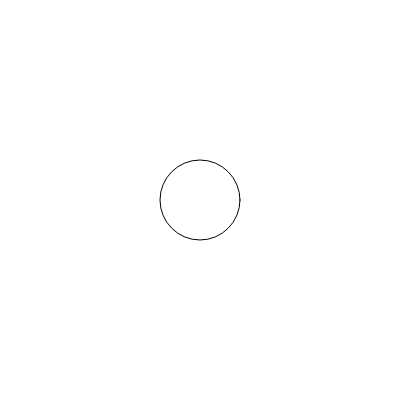
Frame 1 (no input)
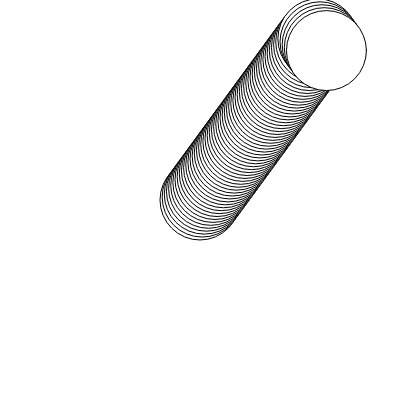
Frame 60 (no input)
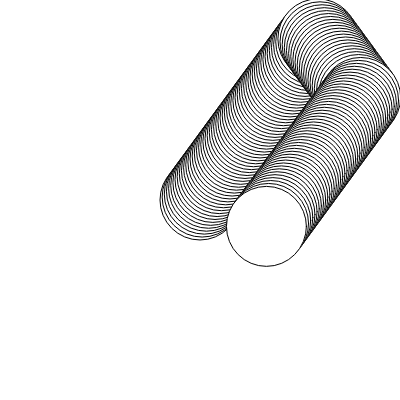
Frame 120 (the mouse pressed at the canvas centre since frame 60)

The p5.js sketch that drew these frames (run headless with seeded random() and noise() and a simulated clock; from frame 60 on, the mouse is pressed at the canvas centre):

// p5.js sketch
// ── sketch.js

let xPos = 200;
let yPos = 200;
let xSpeed = 3;
let ySpeed = 2;
let radius = 20;


function setup() {

  createCanvas(400, 400);

  // zahl = random(START, END); -> zufällige Zahl zwischen START und END
  // zahl = random(END); -> zufällige Zahl zwischen 0 und END
  xSpeed = random(-5, 5);
  ySpeed = random(-5, 5);
  radius = random(10, 50);

}

function draw() {
  //background(220);
  
  ellipse(xPos, yPos, radius * 2, radius * 2);

  xPos = xPos + xSpeed; 
  yPos += ySpeed;
  // Kurzschreibweise:
  // xPos += xSpeed;

  // Verknüpfungsoperatoren um Bedingungen zu verbinden
  // ConditionA && ConditionB -> UND -> wenn ConditionA UND ConditionB wahr sind
  // ConditionA || ConditionB -> ODER -> wenn ConditionA ODER ConditionB wahr ist
  // (Bei ODER dürfen auch beide Bedingungen wahr sein)

  /*if(xPos + radius >= width){
    xSpeed = -xSpeed;
  }
  if(xPos - radius <= 0){
    xSpeed = -xSpeed;
  }*/
  // wenn eine der beiden Fälle eintritt, dann soll die Richtung geändert werden
  if(xPos + radius >= width  ||  xPos - radius <= 0){
    xSpeed = -xSpeed;
  }

  /*if(yPos + radius >= height){  
    ySpeed = -ySpeed;
  }
  if(yPos - radius <= 0){
    ySpeed = -ySpeed;
  }*/
  if(yPos + radius >= height || yPos - radius <= 0){
    ySpeed = -ySpeed;
  }


}
